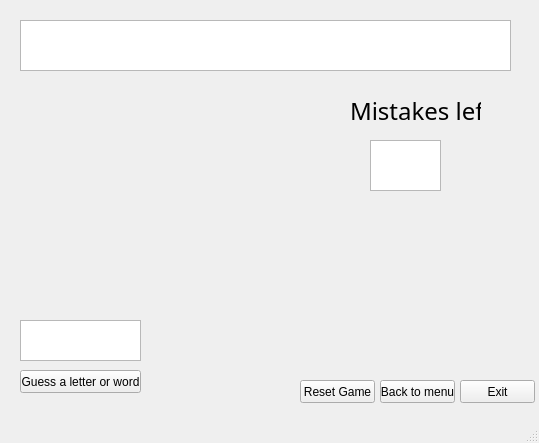
<?xml version="1.0" encoding="UTF-8"?>
<ui version="4.0">
 <class>Game_Window</class>
 <widget class="QMainWindow" name="Game_Window">
  <property name="geometry">
   <rect>
    <x>0</x>
    <y>0</y>
    <width>539</width>
    <height>443</height>
   </rect>
  </property>
  <property name="windowTitle">
   <string>MainWindow</string>
  </property>
  <widget class="QWidget" name="centralwidget">
   <widget class="QTextBrowser" name="word_browser">
    <property name="geometry">
     <rect>
      <x>20</x>
      <y>20</y>
      <width>491</width>
      <height>51</height>
     </rect>
    </property>
    <property name="html">
     <string>&lt;!DOCTYPE HTML PUBLIC &quot;-//W3C//DTD HTML 4.0//EN&quot; &quot;http://www.w3.org/TR/REC-html40/strict.dtd&quot;&gt;
&lt;html&gt;&lt;head&gt;&lt;meta name=&quot;qrichtext&quot; content=&quot;1&quot; /&gt;&lt;style type=&quot;text/css&quot;&gt;
p, li { white-space: pre-wrap; }
&lt;/style&gt;&lt;/head&gt;&lt;body style=&quot; font-family:'MS Shell Dlg 2'; font-size:8.25pt; font-weight:400; font-style:normal;&quot;&gt;
&lt;p align=&quot;center&quot; style=&quot;-qt-paragraph-type:empty; margin-top:0px; margin-bottom:0px; margin-left:0px; margin-right:0px; -qt-block-indent:0; text-indent:0px;&quot;&gt;&lt;br /&gt;&lt;/p&gt;&lt;/body&gt;&lt;/html&gt;</string>
    </property>
   </widget>
   <widget class="QTextEdit" name="write_letter_textEdit">
    <property name="geometry">
     <rect>
      <x>20</x>
      <y>320</y>
      <width>121</width>
      <height>41</height>
     </rect>
    </property>
    <property name="html">
     <string>&lt;!DOCTYPE HTML PUBLIC &quot;-//W3C//DTD HTML 4.0//EN&quot; &quot;http://www.w3.org/TR/REC-html40/strict.dtd&quot;&gt;
&lt;html&gt;&lt;head&gt;&lt;meta name=&quot;qrichtext&quot; content=&quot;1&quot; /&gt;&lt;style type=&quot;text/css&quot;&gt;
p, li { white-space: pre-wrap; }
&lt;/style&gt;&lt;/head&gt;&lt;body style=&quot; font-family:'MS Shell Dlg 2'; font-size:8.25pt; font-weight:400; font-style:normal;&quot;&gt;
&lt;p align=&quot;center&quot; style=&quot;-qt-paragraph-type:empty; margin-top:0px; margin-bottom:0px; margin-left:0px; margin-right:0px; -qt-block-indent:0; text-indent:0px;&quot;&gt;&lt;br /&gt;&lt;/p&gt;&lt;/body&gt;&lt;/html&gt;</string>
    </property>
   </widget>
   <widget class="QPushButton" name="guess_button">
    <property name="geometry">
     <rect>
      <x>20</x>
      <y>370</y>
      <width>121</width>
      <height>23</height>
     </rect>
    </property>
    <property name="text">
     <string>Guess a letter or word</string>
    </property>
   </widget>
   <widget class="QPushButton" name="reset_game_button">
    <property name="geometry">
     <rect>
      <x>300</x>
      <y>380</y>
      <width>75</width>
      <height>23</height>
     </rect>
    </property>
    <property name="text">
     <string>Reset Game</string>
    </property>
   </widget>
   <widget class="QPushButton" name="to_menu_button">
    <property name="geometry">
     <rect>
      <x>380</x>
      <y>380</y>
      <width>75</width>
      <height>23</height>
     </rect>
    </property>
    <property name="text">
     <string>Back to menu</string>
    </property>
   </widget>
   <widget class="QPushButton" name="exit_button">
    <property name="geometry">
     <rect>
      <x>460</x>
      <y>380</y>
      <width>75</width>
      <height>23</height>
     </rect>
    </property>
    <property name="text">
     <string>Exit</string>
    </property>
   </widget>
   <widget class="QLabel" name="hangman_view">
    <property name="geometry">
     <rect>
      <x>30</x>
      <y>80</y>
      <width>281</width>
      <height>221</height>
     </rect>
    </property>
    <property name="text">
     <string/>
    </property>
    <property name="pixmap">
     <pixmap>hangman_pictures/hangman13.png</pixmap>
    </property>
   </widget>
   <widget class="QLabel" name="mistakes_label">
    <property name="geometry">
     <rect>
      <x>350</x>
      <y>90</y>
      <width>131</width>
      <height>41</height>
     </rect>
    </property>
    <property name="font">
     <font>
      <family>Poor Richard</family>
      <pointsize>18</pointsize>
     </font>
    </property>
    <property name="text">
     <string>Mistakes left:</string>
    </property>
   </widget>
   <widget class="QTextBrowser" name="textBrowser">
    <property name="geometry">
     <rect>
      <x>370</x>
      <y>140</y>
      <width>71</width>
      <height>51</height>
     </rect>
    </property>
   </widget>
  </widget>
  <widget class="QMenuBar" name="menubar">
   <property name="geometry">
    <rect>
     <x>0</x>
     <y>0</y>
     <width>539</width>
     <height>21</height>
    </rect>
   </property>
  </widget>
  <widget class="QStatusBar" name="statusbar"/>
 </widget>
 <resources/>
 <connections/>
</ui>
